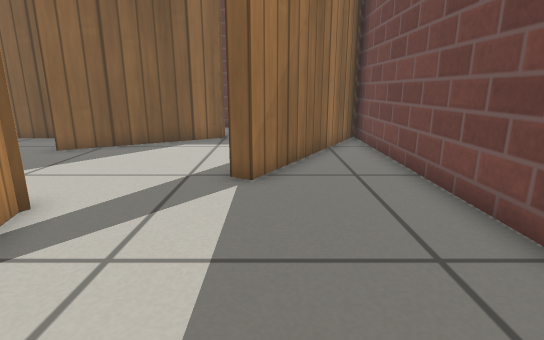
[1] (above)

21 first-person views from a walk through a world built for the Gazebo simulator. The camera is 0.5 m above the floor, tilts 14° down and sees 80° across. The floor is counted in squares, 0.25 m on a side. Each view is taken from the middle of a square. On the plan, view 1 faces up. The plan holds only what a view shows up to about 18 squares ahead; the rest is blank. Gazebo's built-in surfaces are drawn with simple patterns.

[2]
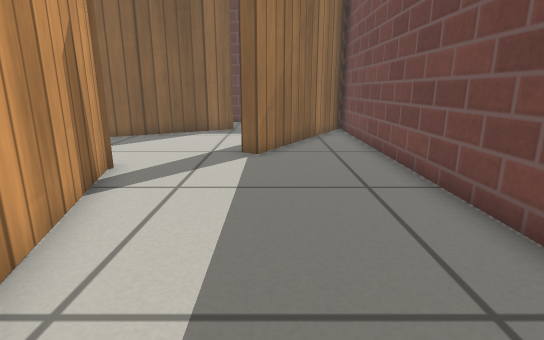

[3]
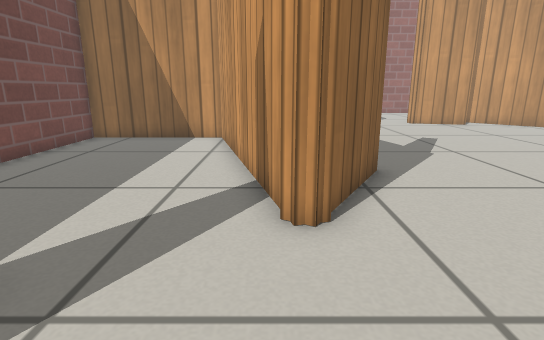

[4]
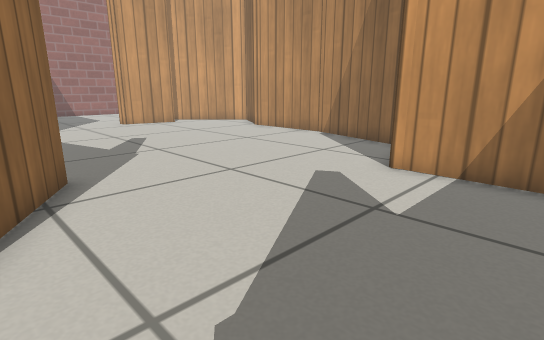

[5]
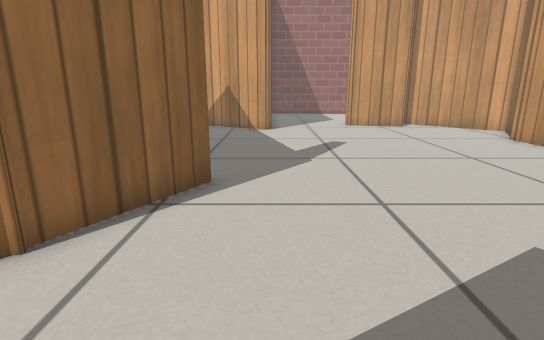

[6]
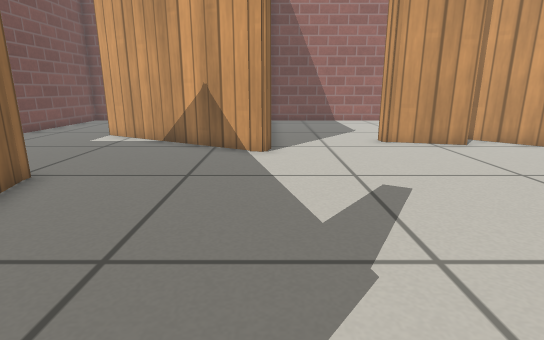

[7]
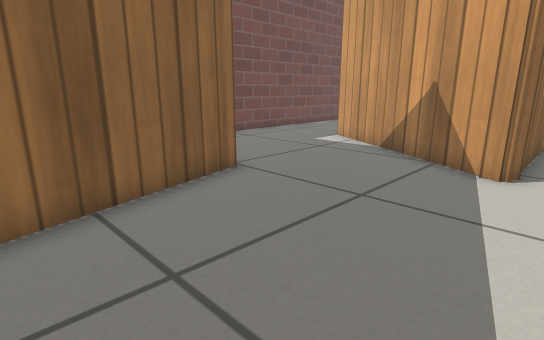

[8]
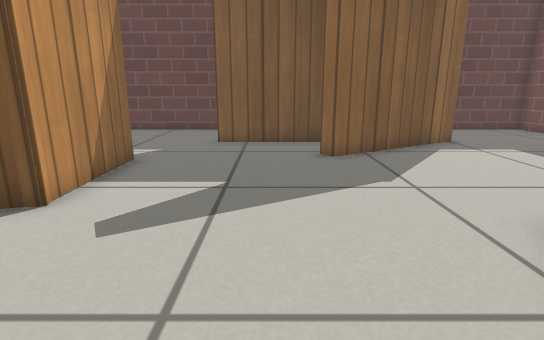

[9]
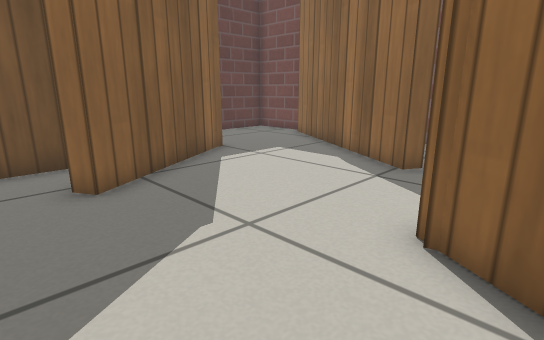

[10]
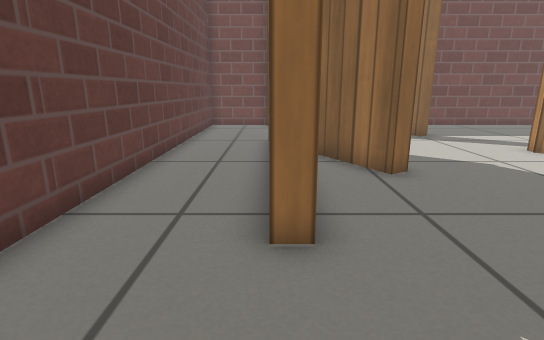

[11]
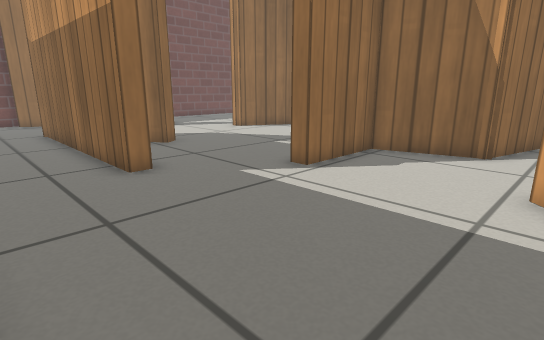

[12]
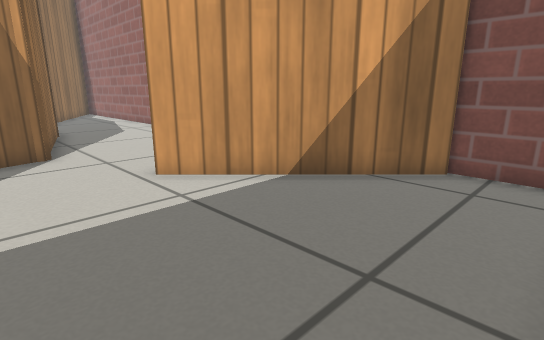

[13]
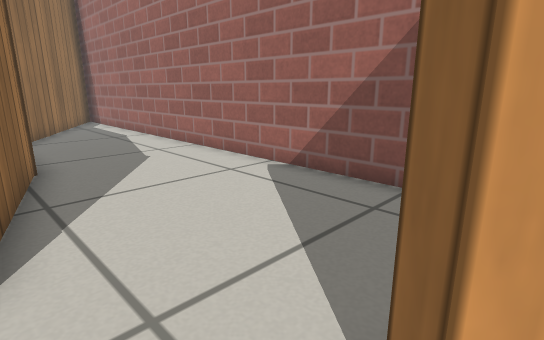

[14]
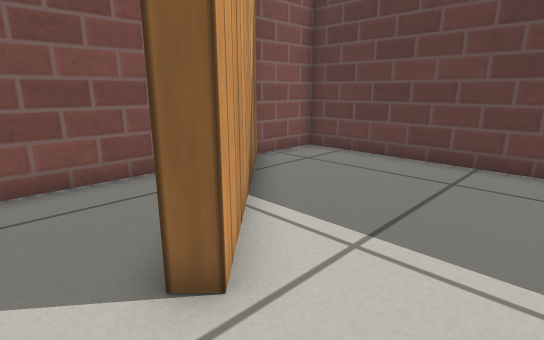

[15]
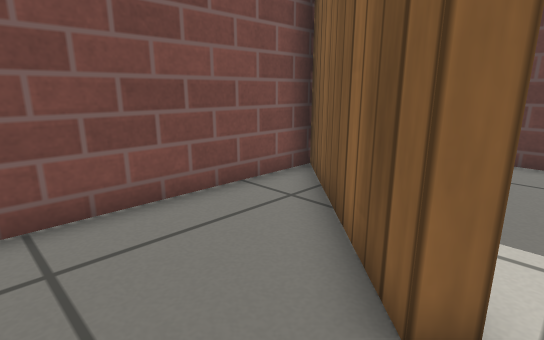

[16]
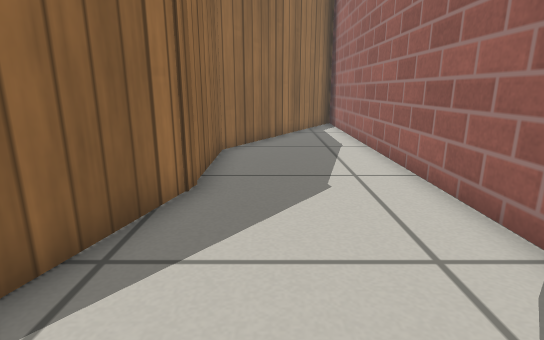

[17]
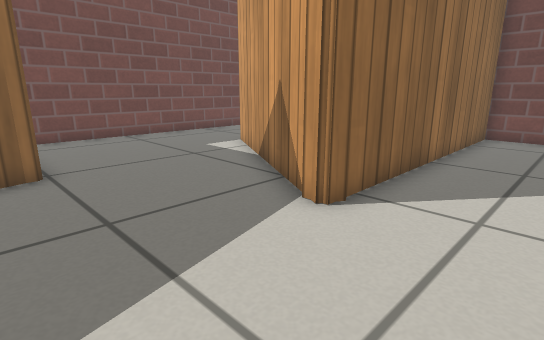

[18]
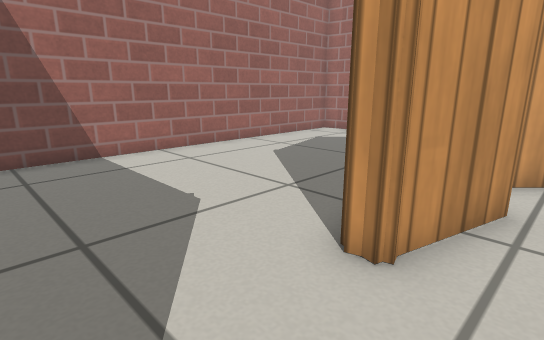

[19]
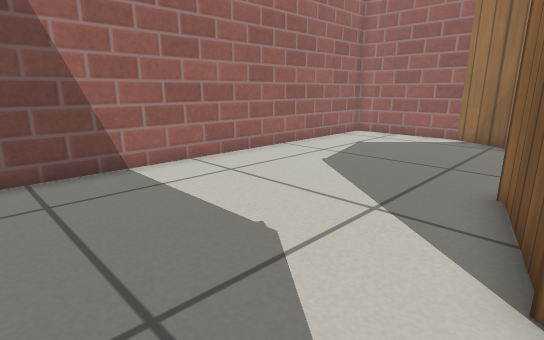

[20]
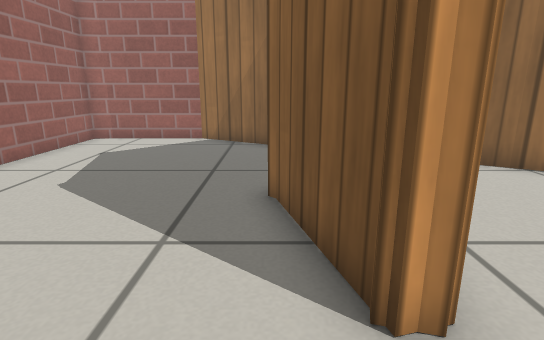

[21]
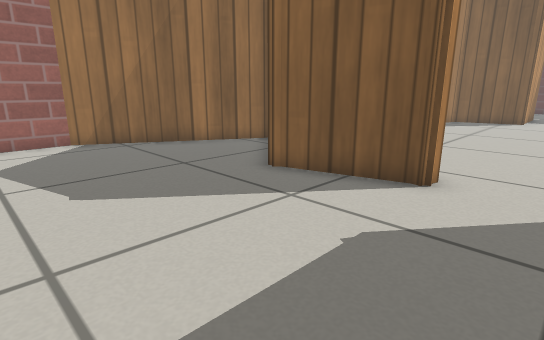

### Floor plan
Points are (right, up) in squares from view 1. A wall is a line through its corners. A room is listed if a view was taken in it or the views show most of it. See-through windows are left out.
Room 1 (views 1, 2)
walls: (-4.3, 5.5) (-1.9, -3.7) (3.5, -3.7) (3.5, 13.9) (-0.4, 7) (-1, 7.3)
ways out: opening at (-2.5, 6.5) to room 2
Room 2 (views 3, 4, 5, 6, 7, 8, 9, 17, 18)
walls: (-6.7, 2) (-4.8, 5.2); (-5, 5.3) (-4.5, 5.4) (-4, 5.2); (-2.3, -4.4) (-3.7, 0.8); (-7.7, -7.4) (-0.7, -11.5); (-7.9, -7.8) (-7.7, -7.5) (-7.2, -7.5); (-16.6, 4.8) (-17.7, 0.4); (-1, 7.3) (2.3, 13); (-17.7, 0.5) (-17.7, -4.2); (-13, 10.3) (-13, 6.4) (-14.3, 6); (-17.6, -3.7) (-19.4, -6.8) (-15.8, -10.3); (-15.3, -8.8) (-12.3, -9.6); (-6.9, 13.4) (-11.1, 13.4) (-11.1, 14); (-1.9, 13.6) (-7.2, 10.6) (-7.5, 11.1) (-4.9, 12.6); (3.5, -11.5) (3.5, -5.1)
ways out: opening at (-2.5, 6.5) to room 1; opening at (-13.5, 14) to room 3; opening at (-10.5, -9.5) to room 5; opening at (-12, 14) to room 6; opening at (0, 13.5) to room 6; opening at (1.5, -11)
Room 3 (views 10, 11, 12)
walls: (-13.7, 10.3) (-13, 10.3); (-12.5, 17.4) (-23.5, 17.4) (-23.5, 14.5); (-23.4, 14.7) (-18.4, 9.7)
ways out: opening at (-13.5, 14) to room 2; opening at (-16.5, 10) to room 4
Room 4 (views 13, 14, 15, 16)
walls: (-18.4, 0.2) (-16.9, 6) (-13.7, 6.8) (-13.7, 10.3); (-18.8, 9.3) (-23.5, 14) (-23.5, -12.1); (-23.2, -12.3) (-18.3, -3.8) (-18.3, 0.9)
low walls: (-18.4, 9.7) (-18.8, 9.3)
ways out: opening at (-16.5, 10) to room 3
Room 5 (views 19, 20, 21)
walls: (-12.3, -10) (-16.2, -11); (-12.5, -9.3) (-12.3, -9.8) (-12.4, -10); (-19.7, -7.4) (-23.5, -13.9) (-23.5, -17.8); (-23.5, -17.5) (-23.3, -18.4) (-7.9, -18.4) (-7.9, -7.8)
ways out: opening at (-10.5, -9.5) to room 2
Room 6 (no view inside)
walls: (2.3, 13) (3, 14.3); (-11.1, 14) (-2.4, 14); (3.5, 14.1) (3.5, 17.4) (-12.5, 17.4)
ways out: opening at (-12, 14) to room 2; opening at (0, 13.5) to room 2

Where each view was taken, in squares from view 1:
view 1: 0 up, 0 right, facing up
view 2: 3 down, 0 right, facing up
view 3: 10 up, 4 left, facing down
view 4: 10 up, 5 left, facing down-left
view 5: 9 up, 8 left, facing down
view 6: 3 up, 8 left, facing down
view 7: 1 up, 9 left, facing down-right
view 8: 1 up, 9 left, facing up
view 9: 4 up, 9 left, facing up-right
view 10: 14 up, 15 left, facing right
view 11: 17 up, 19 left, facing down-right
view 12: 17 up, 15 left, facing down-left
view 13: 10 up, 17 left, facing down-left
view 14: 8 up, 16 left, facing up-left
view 15: 7 up, 18 left, facing up-left
view 16: 7 up, 20 left, facing down
view 17: 3 down, 11 left, facing down-right
view 18: 8 down, 9 left, facing down-left
view 19: 10 down, 9 left, facing down-left
view 20: 11 down, 10 left, facing left
view 21: 17 down, 10 left, facing up-left
